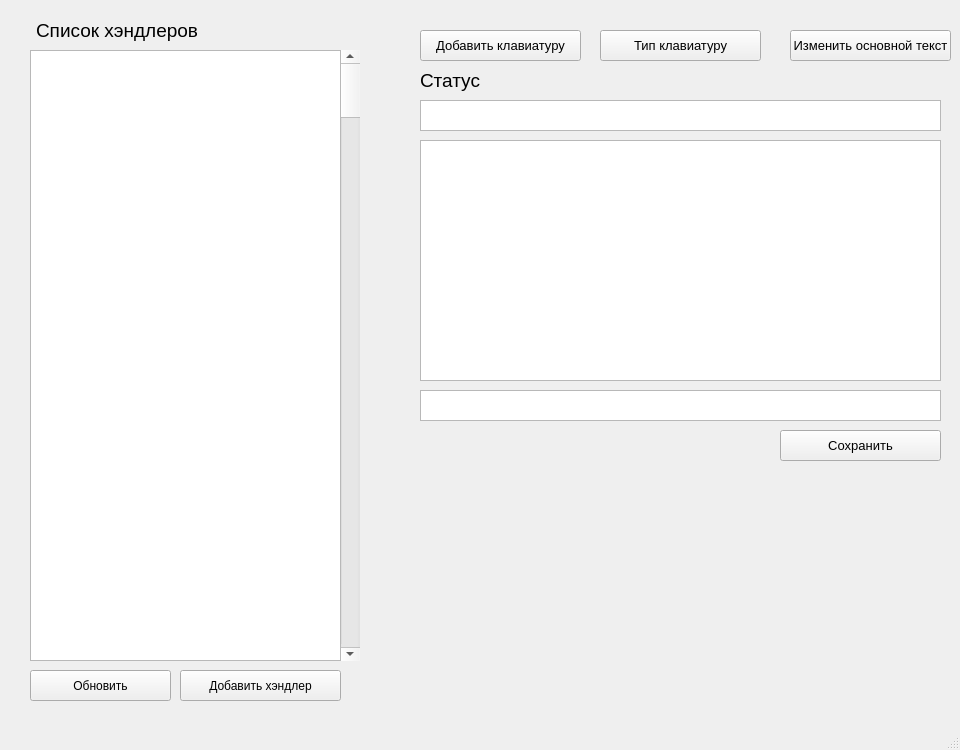
<?xml version="1.0" encoding="UTF-8"?>
<ui version="4.0">
 <class>Bot_window</class>
 <widget class="QMainWindow" name="Bot_window">
  <property name="geometry">
   <rect>
    <x>0</x>
    <y>0</y>
    <width>960</width>
    <height>750</height>
   </rect>
  </property>
  <property name="minimumSize">
   <size>
    <width>960</width>
    <height>750</height>
   </size>
  </property>
  <property name="maximumSize">
   <size>
    <width>960</width>
    <height>750</height>
   </size>
  </property>
  <property name="windowTitle">
   <string>MainWindow</string>
  </property>
  <widget class="QWidget" name="centralwidget">
   <widget class="QPushButton" name="add_handler_btn">
    <property name="geometry">
     <rect>
      <x>180</x>
      <y>670</y>
      <width>161</width>
      <height>31</height>
     </rect>
    </property>
    <property name="text">
     <string>Добавить хэндлер</string>
    </property>
   </widget>
   <widget class="QScrollBar" name="verticalScrollBar">
    <property name="geometry">
     <rect>
      <x>340</x>
      <y>50</y>
      <width>20</width>
      <height>611</height>
     </rect>
    </property>
    <property name="orientation">
     <enum>Qt::Vertical</enum>
    </property>
   </widget>
   <widget class="QLabel" name="list_label">
    <property name="geometry">
     <rect>
      <x>36</x>
      <y>20</y>
      <width>301</width>
      <height>21</height>
     </rect>
    </property>
    <property name="font">
     <font>
      <pointsize>14</pointsize>
     </font>
    </property>
    <property name="text">
     <string>Список хэндлеров</string>
    </property>
   </widget>
   <widget class="QPushButton" name="pushButton_2">
    <property name="geometry">
     <rect>
      <x>420</x>
      <y>30</y>
      <width>161</width>
      <height>31</height>
     </rect>
    </property>
    <property name="font">
     <font>
      <pointsize>10</pointsize>
     </font>
    </property>
    <property name="text">
     <string>Добавить клавиатуру</string>
    </property>
   </widget>
   <widget class="QPushButton" name="type_kboard_btn">
    <property name="geometry">
     <rect>
      <x>600</x>
      <y>30</y>
      <width>161</width>
      <height>31</height>
     </rect>
    </property>
    <property name="font">
     <font>
      <pointsize>10</pointsize>
     </font>
    </property>
    <property name="text">
     <string>Тип клавиатуру</string>
    </property>
   </widget>
   <widget class="QPushButton" name="pushButton_4">
    <property name="geometry">
     <rect>
      <x>790</x>
      <y>30</y>
      <width>161</width>
      <height>31</height>
     </rect>
    </property>
    <property name="font">
     <font>
      <pointsize>10</pointsize>
     </font>
    </property>
    <property name="text">
     <string>Изменить основной текст</string>
    </property>
   </widget>
   <widget class="QPushButton" name="confirm_btn">
    <property name="geometry">
     <rect>
      <x>780</x>
      <y>430</y>
      <width>161</width>
      <height>31</height>
     </rect>
    </property>
    <property name="font">
     <font>
      <pointsize>10</pointsize>
     </font>
    </property>
    <property name="text">
     <string>Сохранить</string>
    </property>
   </widget>
   <widget class="QLabel" name="status_label">
    <property name="geometry">
     <rect>
      <x>420</x>
      <y>70</y>
      <width>521</width>
      <height>21</height>
     </rect>
    </property>
    <property name="font">
     <font>
      <pointsize>14</pointsize>
     </font>
    </property>
    <property name="text">
     <string>Статус</string>
    </property>
   </widget>
   <widget class="QTextEdit" name="main_text">
    <property name="geometry">
     <rect>
      <x>420</x>
      <y>140</y>
      <width>521</width>
      <height>241</height>
     </rect>
    </property>
   </widget>
   <widget class="QListWidget" name="listWidget">
    <property name="geometry">
     <rect>
      <x>30</x>
      <y>50</y>
      <width>311</width>
      <height>611</height>
     </rect>
    </property>
   </widget>
   <widget class="QPushButton" name="rework_btn">
    <property name="geometry">
     <rect>
      <x>30</x>
      <y>670</y>
      <width>141</width>
      <height>31</height>
     </rect>
    </property>
    <property name="text">
     <string>Обновить</string>
    </property>
   </widget>
   <widget class="QTextEdit" name="next_state">
    <property name="geometry">
     <rect>
      <x>420</x>
      <y>390</y>
      <width>521</width>
      <height>31</height>
     </rect>
    </property>
   </widget>
   <widget class="QTextEdit" name="previos_state">
    <property name="geometry">
     <rect>
      <x>420</x>
      <y>100</y>
      <width>521</width>
      <height>31</height>
     </rect>
    </property>
   </widget>
  </widget>
  <widget class="QStatusBar" name="statusbar"/>
  <widget class="QMenuBar" name="menubar">
   <property name="geometry">
    <rect>
     <x>0</x>
     <y>0</y>
     <width>960</width>
     <height>21</height>
    </rect>
   </property>
  </widget>
 </widget>
 <resources/>
 <connections/>
</ui>
